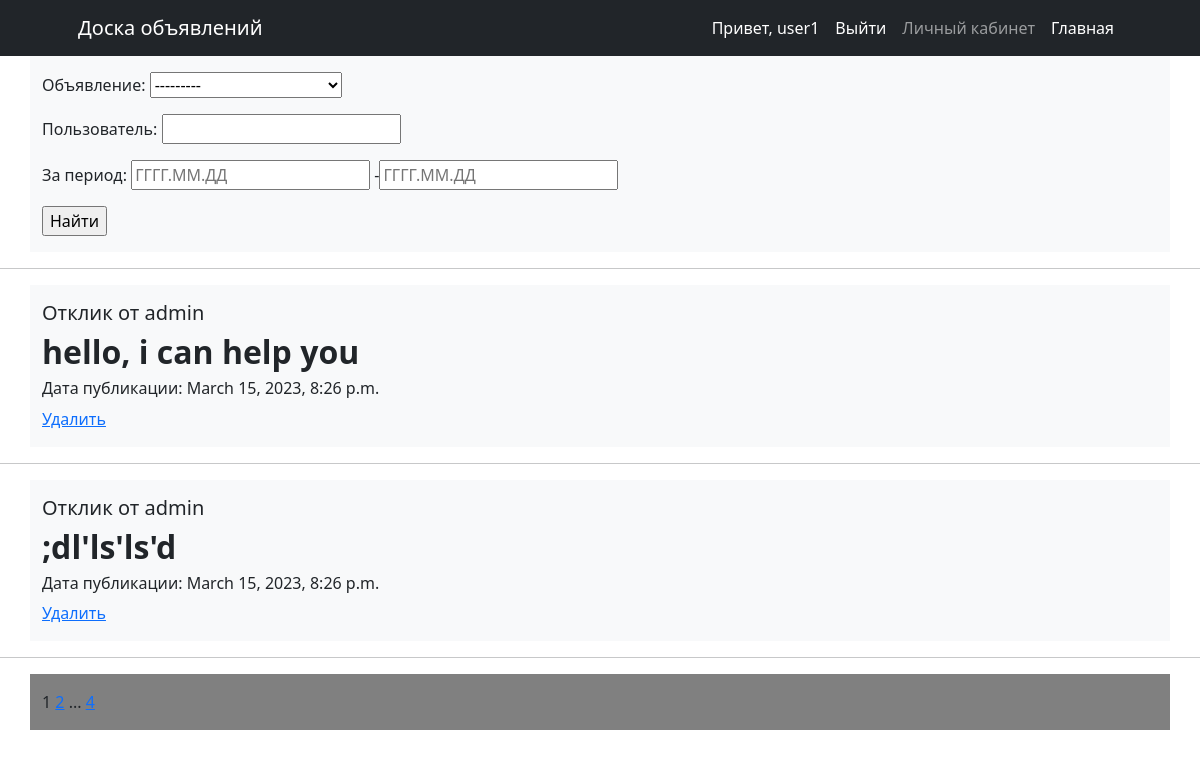
/replies (signed in), run on the app's committed database.
### accounts/models.py (models this page shows)
class CustomUser(AbstractUser):
    email = models.EmailField(
                        verbose_name='email',
                        max_length=255,
                        unique=True,
                    )
    username = models.CharField(unique=True, max_length=50)
    def __str__(self):
        return self.username

### adds/models.py (models this page shows)
class Reply(models.Model):
    text = models.TextField("Текст")
    advertisement = models.ForeignKey(Advertisement, on_delete=models.CASCADE, related_name='adds', verbose_name="Объявление")
    user = models.ForeignKey(CustomUser, on_delete=models.CASCADE, related_name='user', verbose_name="Пользователь")
    status = models.BooleanField(default=False)
    date_publication = models.DateTimeField("Дата публикации", default=datetime.now, blank=True)

### announcement/views.py (the view)
# urls.py: path("replies", ReplyList.as_view(), name="replies"),
class ReplyList(LoginRequiredMixin, ListView):
    model = Reply
    ordering = '-date_publication'
    template_name = 'reply_list.html'
    context_object_name = 'replies'
    paginate_by = 2
    def get_queryset(self):
        user = self.request.user
        queryset = Reply.objects.filter(advertisement__author=user)
        self.filterset = ReplyFilter(self.request.GET, queryset)
        return self.filterset.qs
    def get_context_data(self, **kwargs):
        context = super().get_context_data(**kwargs)
        context['filterset'] = self.filterset
        return context

### adds/models.py (called while the page is built)
    def __str__(self):
        return f'{self.title}'

### templates/reply_list.html (shortened to what this page needs)
{% extends "base.html" %}
{% load static %}
{% load custom_filters %}
{% block content %}
<div class="container bg-light py-3" >
   <form action="" method="get">
       {{ filterset.form.as_p }}
       <input type="submit" value="Найти" />
   </form>
</div>
          {% if replies %}
            {% for reply in replies %}
                <hr>
                <div class="container bg-light py-3" >
                        <h5> Отклик от {{ reply.user }}</h5>
                        <h4 class="fs-2 fw-bolder"> {{ reply.text }} </h4>
                        <h5 class="fs-6"> Дата публикации: {{ reply.date_publication }} </h5>
                        <a href="announcements/reply/{{reply.id}}/delete/">Удалить</a>
                </div>
            {% endfor %}
            <hr>
<div class="container py-3" style="background-color:grey;" >
   {{ page_obj.number }}
   {% if page_obj.has_next %}
       <a href="?page={{ page_obj.next_page_number }}">{{ page_obj.next_page_number }}</a>
       {% if paginator.num_pages != page_obj.next_page_number %}
           ...
           <a href="?page={{ page_obj.paginator.num_pages }}">{{ page_obj.paginator.num_pages }}</a>
       {% endif %}
   {% endif %}
</div>
          {% else %}
                <h4 class=" container col-7 fs-2 fw-bolder" > Нет откликов </h4>
          {% endif %}
{% endblock %}

### templates/base.html (shortened to what this page needs)
<!DOCTYPE html>
{% load static %}
<html lang="en">
    <head>
        <link href="https://cdn.jsdelivr.net/npm/bootstrap-icons@1.4.1/font/bootstrap-icons.css" rel="stylesheet" />
        <link href="{% static 'css/styles.css' %}" rel="stylesheet" />
    </head>
    <body>
        <nav class="navbar navbar-expand-lg navbar-dark bg-dark">
            <div class="container px-lg-5">
                <a class="navbar-brand" href="#!">Доска объявлений</a>
                <div class="collapse navbar-collapse" id="navbarSupportedContent">
                    <ul class="navbar-nav ms-auto mb-2 mb-lg-0">
                        {% if user.is_authenticated %}
                            <li class="nav-link active" aria-current="page" style="color:white;">Привет, {{ request.user }}</li>
                            <li class="nav-item"><a class="nav-link active" aria-current="page" href="{% url 'logout' %}">Выйти</a></li>
                            <li class="nav-item"><a class="nav-link" href="{% url 'account' %}">Личный кабинет</a></li>
                        {% else %}
                            <li class="nav-item"><a class="nav-link active" aria-current="page" href="{% url 'login' %}">Войти</a></li>
                            <li class="nav-item"><a class="nav-link active" aria-current="page" href="{% url 'signup' %}">Регистрация</a></li>
                        {% endif %}
                        <li class="nav-item"><a class="nav-link active" aria-current="page" href="{% url 'home' %}">Главная</a></li>
                    </ul>
                </div>
            </div>
        </nav>
        {% block content %}
        {% endblock content %}
    </body>
</html>

### data on the page
CustomUser: user "user1"
Reply: user "admin", text "hello, i can help you", date_publication "March 15, 2023, 8:26 p.m."
Reply: user "admin", text ";dl'ls'ls'd", date_publication "March 15, 2023, 8:26 p.m."

### other printed values
{{ page_obj.number }} "1"
{{ page_obj.next_page_number }} "2"
{{ page_obj.paginator.num_pages }} "4"
